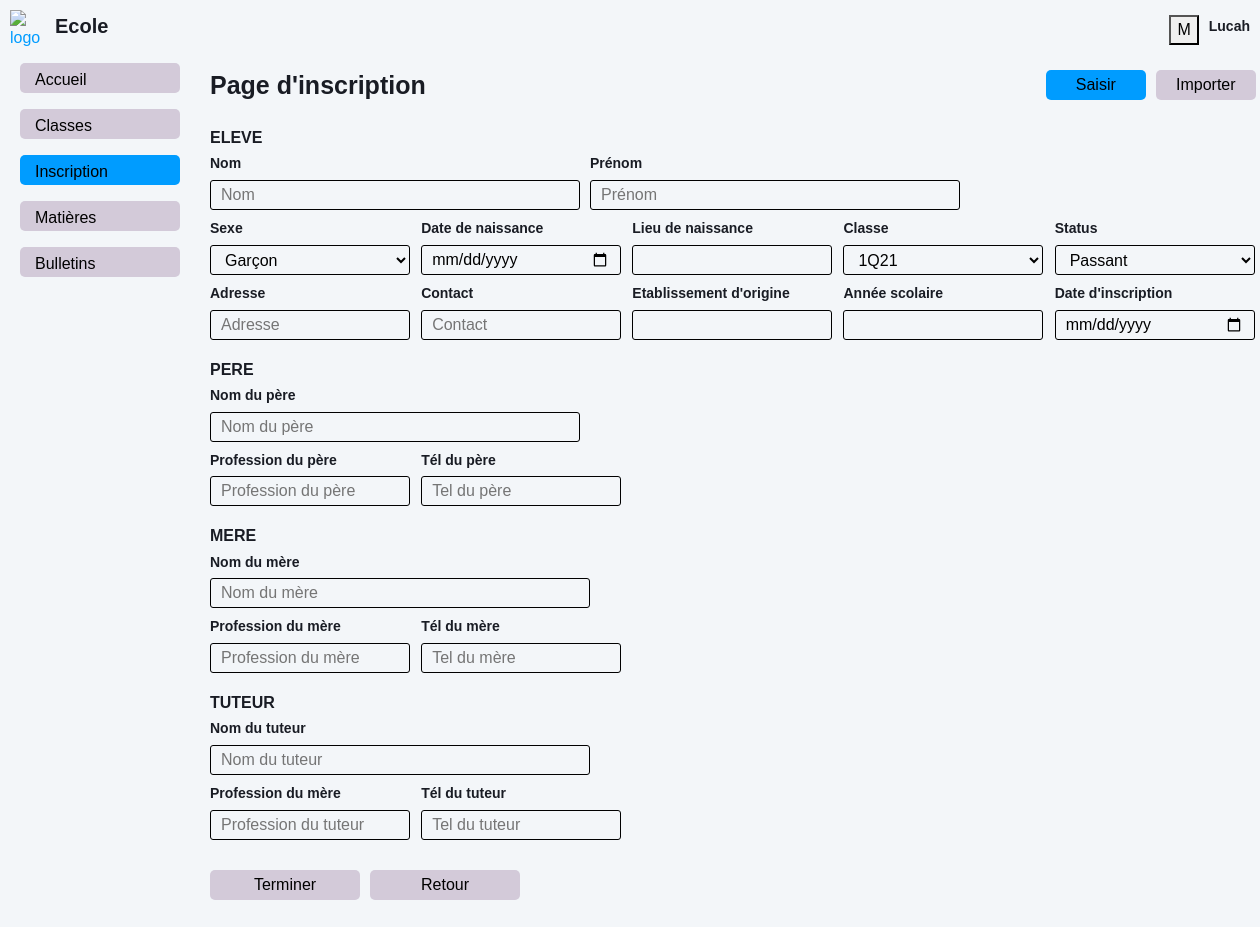
The app's page /inscription.php (signed in), older data.
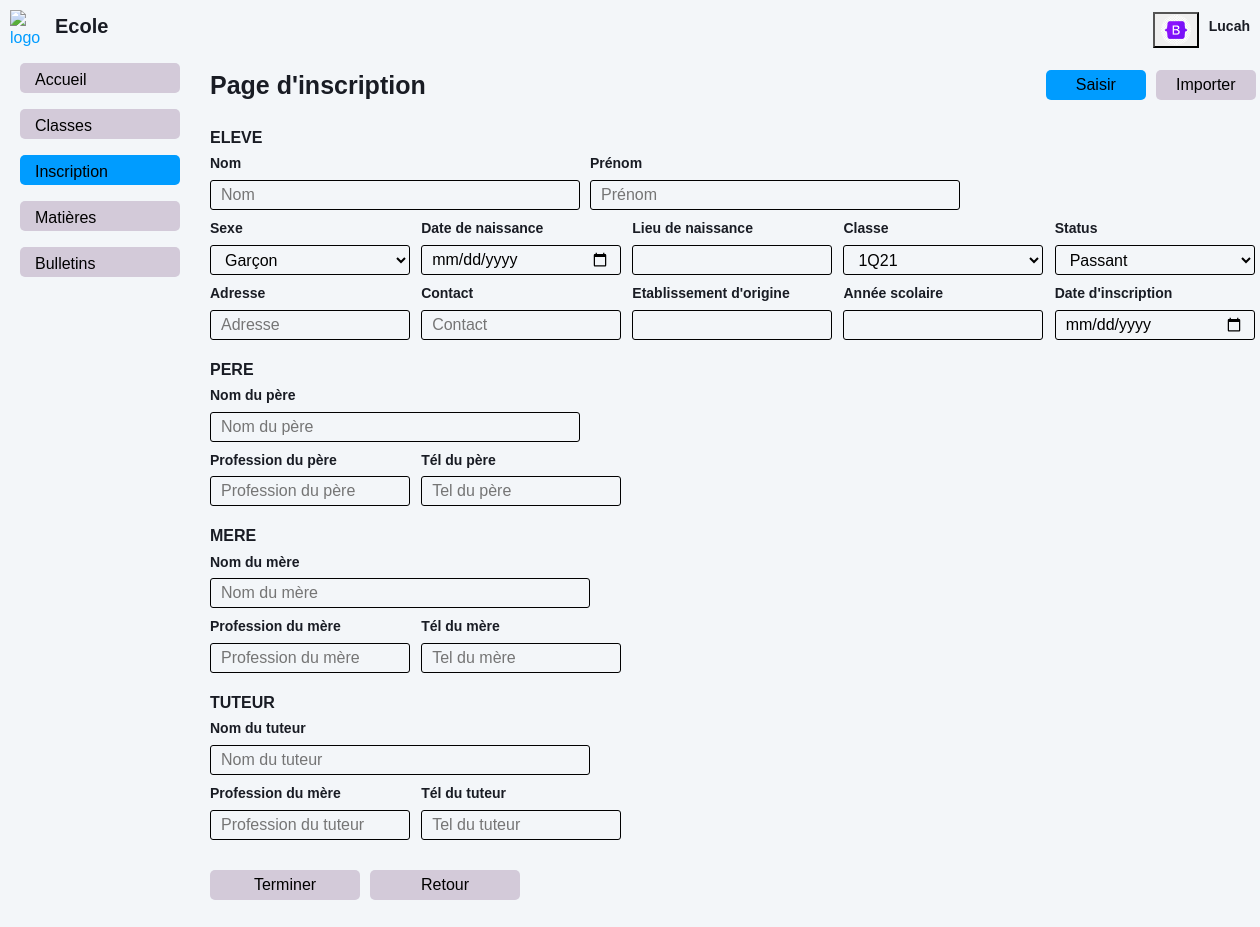
The same page, newer data.
### tables this page shows
CREATE TABLE `responsable` (
  `responsable_id` int(10) NOT NULL AUTO_INCREMENT,
  `nom_responsable` varchar(100) NOT NULL,
  `prenom_responsable` varchar(100) NOT NULL,
  `username` varchar(100) NOT NULL,
  `password` varchar(100) DEFAULT NULL,
  `compte` varchar(100) NOT NULL,
  `image` varchar(100) DEFAULT NULL,
  PRIMARY KEY (`responsable_id`),
  UNIQUE KEY `username` (`username`)
);

### inscription.php (the view, shortened to what the changed rows need)
<?php
    require "./back/database.php";
    $sql_compte = "SELECT image FROM responsable WHERE responsable_id = ?";
    $stmt_compte = $pdo->prepare($sql_compte);
    $stmt_compte->execute([$_SESSION['responsable_id']]);
    $comptes = $stmt_compte->fetchAll();
?>
<!DOCTYPE html>
<html lang="en">
<?php require './includes/head.php' ?>
<body>
    <?php require './includes/navbar.php' ?>
    <div class="container-xxl position-relative d-flex p-0" style="margin-top: 100px;">
        <div class="col-right">
            <div class="bd-add">
                <form action="./back/eleves/addEleve.php" method="POST">
                    <div class="datas" style="display: block;">
                        <div class="datas" style="margin-top: 10px">
                            <div class="form-group">
                                <div class="select" name="status">
                                    <select name="status">
                                        <option>Passant</option>
                                    </select>
                                </div>
                            </div>
                        </div>
                    </div>
                </form>
            </div>
        </div>
    </div>
</body>
</html>

### includes/navbar.php (shortened to what the changed rows need)
<nav class="navbar navbar-expand sticky-top" style="display: flex; justify-content: space-between; margin: 0; padding: 10px">
    <div class="menu">
            <?php foreach ( $comptes as $compte ): ?>
            <button class="btn-menu" id="menu">
                <?php if (!empty($compte['image'])): ?>
                    <img src="./assets/img/<?= $compte['image'] ?>" alt="Image" width="25">
                <?php else: ?>
                    M
                <?php endif; ?>
            </button>
            <?php endforeach; ?>
            <div class="menu-name">
                <h4><?= $_SESSION['username'] ?></h4>
            </div>
    </div>
</nav>

Row changes from the older to the newer data that the page shows:
changed responsable: image: picture added; no longer shows "M"
Text that changed along with them:
form field status: "Passant" → (not shown)
